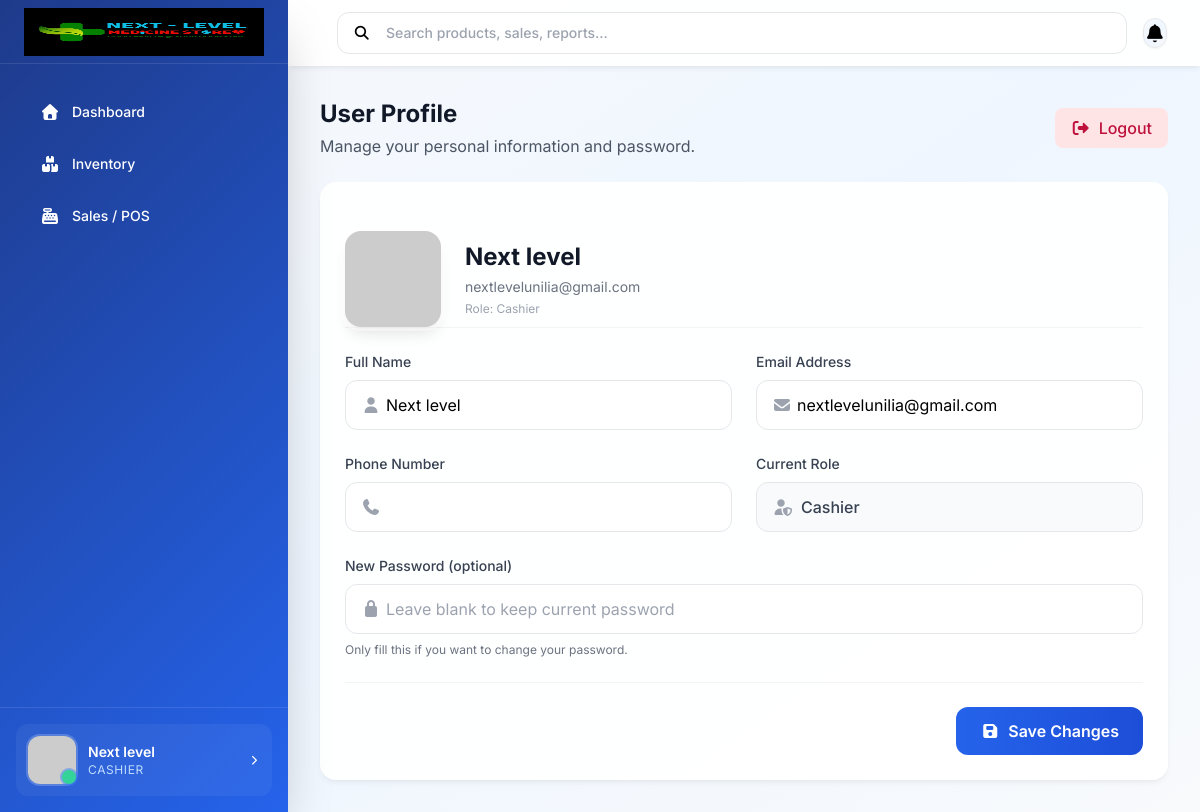
Screenshot of /?page=settings&view=user-profile (signed in) with the database file from the repository.
### tables this page shows
CREATE TABLE `users` (
  `id` int(11) NOT NULL,
  `name` varchar(100) NOT NULL,
  `email` varchar(150) NOT NULL,
  `phone` varchar(20) DEFAULT NULL,
  `password_hash` varchar(255) NOT NULL,
  `role` enum('admin','cashier','manager') DEFAULT 'cashier',
  `created_at` timestamp NOT NULL DEFAULT current_timestamp(),
  `last_activity` timestamp NULL DEFAULT NULL
);

### classes/User.php (called while the page is built, shortened)
<?php
class User
{
    private $conn;
    private $table = 'users';
    public function __construct($db)
    {
        $this->conn = $db;
    }
    public function getById($id)
    {
        $query = "SELECT id, name, email, phone, role, created_at, last_activity
                  FROM " . $this->table . "
                  WHERE id = :id";
        $stmt = $this->conn->prepare($query);
        $stmt->bindParam(':id', $id);
        $stmt->execute();
        return $stmt->fetch(PDO::FETCH_ASSOC);
    }
}
?>

### components/layout/mobile-menu.php (called while the page is built, shortened)
<?php
class MobileMenu
{
    public function __construct()
    {
        $this->user = $this->loadUser();
    }
    private function loadUser(): ?array
    {
        if (isset($_SESSION['user_id'])) {
            require_once __DIR__ . '/../../classes/User.php';
            $db = Database::getInstance()->getConnection();
            return (new User($db))->getById($_SESSION['user_id']);
        }
        return null;
    }
}

### pages/settings/user-profile.php (the view, shortened to what this page needs)
<?php
require_once __DIR__ . '/../../config/database.php';
require_once __DIR__ . '/../../classes/User.php';
$userId = $_SESSION['user_id'] ?? null;
$db_instance = Database::getInstance();
$conn = $db_instance->getConnection();
$userClass = new User($conn);
$user = $userClass->getById($userId);
?>
<div class="space-y-6 animate-slide-in">
    <div class="flex items-center justify-between">
        <div>
            <h1 class="text-2xl font-bold text-gray-900 mb-1">User Profile</h1>
            <p class="text-gray-600">Manage your personal information and password.</p>
        </div>
        <div class="flex items-center gap-4">
            <a href="<?= PathHelper::getBaseUrl() ?>/logout.php"
                class="px-4 py-2 bg-rose-100 text-rose-700 rounded-lg hover:bg-rose-200 transition-all flex items-center gap-2 font-medium"
                onclick="return confirm('Are you sure you want to log out?')">
                <i class="fas fa-sign-out-alt"></i>
                Logout
            </a>
        </div>
    </div>
    <div class="glassmorphism rounded-2xl shadow-lg p-6 border border-gray-100">
        <form id="userProfileForm" class="space-y-6">
            <div class="flex items-center gap-6 pb-6 border-b border-gray-100">
                <img src="https://ui-avatars.com/api/?name=<?= urlencode($user['name']) ?>&background=3b82f6&color=fff&size=96&bold=true"
                    class="w-24 h-24 rounded-2xl ring-4 ring-white/50 shadow-lg"
                    alt="<?= htmlspecialchars($user['name']) ?>">
                <div class="flex-1">
                    <h2 class="text-2xl font-bold text-gray-900"><?= htmlspecialchars($user['name']) ?></h2>
                    <p class="text-sm text-gray-500 mt-1"><?= htmlspecialchars($user['email']) ?></p>
                    <p class="text-xs text-gray-400 mt-1">Role: <?= htmlspecialchars(ucfirst($user['role'])) ?></p>
                </div>
            </div>
            <div class="grid grid-cols-1 md:grid-cols-2 gap-6 mt-6">
                <div>
                    <label for="name" class="block text-sm font-medium text-gray-700 mb-2">Full Name</label>
                    <div class="relative">
                        <i class="fas fa-user absolute left-4 top-1/2 -translate-y-1/2 text-gray-400"></i>
                        <input type="text" name="name" id="name" value="<?= htmlspecialchars($user['name']) ?>" required
                            class="w-full pl-10 pr-4 py-3 bg-white border border-gray-200 rounded-xl focus:ring-2 focus:ring-blue-500 focus:border-transparent transition">
                    </div>
                </div>
                <div>
                    <label for="email" class="block text-sm font-medium text-gray-700 mb-2">Email Address</label>
                    <div class="relative">
                        <i class="fas fa-envelope absolute left-4 top-1/2 -translate-y-1/2 text-gray-400"></i>
                        <input type="email" name="email" id="email" value="<?= htmlspecialchars($user['email']) ?>"
                            required
                            class="w-full pl-10 pr-4 py-3 bg-white border border-gray-200 rounded-xl focus:ring-2 focus:ring-blue-500 focus:border-transparent transition">
                    </div>
                </div>
                <div>
                    <label for="phone" class="block text-sm font-medium text-gray-700 mb-2">Phone Number</label>
                    <div class="relative">
                        <i class="fas fa-phone absolute left-4 top-1/2 -translate-y-1/2 text-gray-400"></i>
                        <input type="tel" name="phone" id="phone" value="<?= htmlspecialchars($user['phone'] ?? '') ?>"
                            class="w-full pl-10 pr-4 py-3 bg-white border border-gray-200 rounded-xl focus:ring-2 focus:ring-blue-500 focus:border-transparent transition">
                    </div>
                </div>
                <div>
                    <label class="block text-sm font-medium text-gray-700 mb-2">Current Role</label>
                    <div class="w-full px-4 py-3 bg-gray-50 border border-gray-200 rounded-xl flex items-center gap-2">
                        <i class="fas fa-user-shield text-gray-400"></i>
                        <span class="font-medium text-gray-700"><?= htmlspecialchars(ucfirst($user['role'])) ?></span>
                    </div>
                </div>
            </div>
            <div class="mt-6">
                <label for="password" class="block text-sm font-medium text-gray-700 mb-2">New Password
                    (optional)</label>
                <div class="relative">
                    <i class="fas fa-lock absolute left-4 top-1/2 -translate-y-1/2 text-gray-400"></i>
                    <input type="password" name="password" id="password"
                        placeholder="Leave blank to keep current password"
                        class="w-full pl-10 pr-4 py-3 bg-white border border-gray-200 rounded-xl focus:ring-2 focus:ring-blue-500 focus:border-transparent transition">
                </div>
                <p class="text-xs text-gray-500 mt-2">Only fill this if you want to change your password.</p>
            </div>
            <div class="flex justify-end mt-8 pt-6 border-t border-gray-100">
                <button type="submit" id="saveProfileBtn"
                    class="px-6 py-3 bg-gradient-to-r from-blue-600 to-blue-700 text-white rounded-xl hover:shadow-lg hover:-translate-y-0.5 transform transition-all font-semibold flex items-center gap-2">
                    <i class="fas fa-save"></i>Save Changes
                </button>
            </div>
        </form>
    </div>
</div>

### components/layout/sidebar.php (shortened to what this page needs)
<?php
class Sidebar
{
    private array $menuItems;
    private string $currentPage;
    private ?array $user = null;
    public function __construct(string $currentPage = 'dashboard')
    {
        $this->currentPage = $currentPage;
        $this->menuItems = $this->getMenuItems();
        $this->user = $this->loadUser();
    }
    private function loadUser(): ?array
    {
        if (isset($_SESSION['user_id'])) {
            require_once __DIR__ . '/../../classes/User.php';
            $db = Database::getInstance()->getConnection();
            return (new User($db))->getById($_SESSION['user_id']);
        }
        return null;
    }
    private function getMenuItems(): array
    {
        $items = [
            'dashboard' => [
                'label' => 'Dashboard',
                'icon' => 'fa-home',
                'url' => '#dashboard'
            ],
            'inventory' => [
                'label' => 'Inventory',
                'icon' => 'fa-boxes',
                'url' => '#inventory'
            ],
            'pos' => [
                'label' => 'Sales / POS',
                'icon' => 'fa-cash-register',
                'url' => '#pos'
            ],
            'reports' => [
                'label' => 'Reports',
                'icon' => 'fa-chart-line',
                'url' => '#reports'
            ],
            'settings' => [
                'label' => 'Settings',
                'icon' => 'fa-cog',
                'url' => PathHelper::page('settings')
            ]
        ];
        $role = $_SESSION['role'] ?? 'staff';
        if ($role !== 'admin') {
            unset($items['reports']);
            unset($items['settings']);
        }
        return $items;
    }
    public function render(): string
    {
        return <<<HTML
        <aside id="sidebar" class="fixed md:relative w-[280px] md:w-72 gradient-bg text-white flex flex-col
               transition-all duration-300 transform md:transform-none -translate-x-full md:translate-x-0 z-50 shadow-2xl overflow-hidden h-[100dvh]">
            <div class="h-16 flex items-center justify-between px-6 border-b border-white/10 md:backdrop-blur-sm">
                <div class="flex-1 flex items-center">
                    <img src="assets/Logo.jpeg" alt="Logo" class="h-12 w-full object-contain object-left filter brightness-0 invert opacity-90">
                </div>
                <button id="sidebarToggle" class="p-2 text-slate-500 hover:bg-slate-100 rounded-lg transition md:hidden">
                    <i class="fas fa-times"></i>
                </button>
            </div>
            <nav class="flex-1 px-4 py-6 space-y-1 custom-scrollbar overflow-y-auto">
                {$this->renderMenuItems()}
            </nav>
            {$this->renderUserProfile()}
        </aside>
        HTML;
    }
    private function renderMenuItems(): string
    {
        $items = '';
        foreach ($this->menuItems as $key => $item) {
            $isActive = false;
            if ($key === 'settings') {
                $isActive = ($this->currentPage === 'settings');
            } else {
                $isActive = ($this->currentPage === $key);
            }
            $activeClass = $isActive
                ? 'bg-white/10 text-white shadow-lg border-r-4 border-blue-400 backdrop-blur-sm'
                : 'text-blue-100 hover:bg-white/5 hover:text-white hover:translate-x-1';
            $pageUrl = PathHelper::page($key);
            $items .= <<<HTML
            <a href="{$pageUrl}"
               class="flex items-center gap-3 px-6 py-3.5 rounded-xl transition-all duration-200 group {$activeClass}"
               data-page="{$key}">
                <i class="fas {$item['icon']} w-5 text-center group-hover:scale-110 transition-transform"></i>
                <span class="font-medium text-sm">{$item['label']}</span>
            </a>
            HTML;
        }
        return $items;
    }
    private function renderUserProfile(): string
    {
        $userProfileUrl = PathHelper::page('settings', ['view' => 'user-profile']);
        $userName = htmlspecialchars($this->user['name'] ?? 'User');
        $userRole = htmlspecialchars($this->user['role'] ?? 'Staff');
        $avatarUrl = "https://ui-avatars.com/api/?name=" . urlencode($userName) . "&background=3b82f6&color=fff&bold=true";
        return <<<HTML
        <div class="p-4 border-t border-white/10 bg-black/5">
            <div onclick="window.location.href='{$userProfileUrl}'" class="flex items-center gap-3 px-3 py-3 bg-white/5 rounded-xl hover:bg-white/10 transition cursor-pointer group">
                <div class="relative">
                    <img src="{$avatarUrl}" alt="{$userName}" class="w-12 h-12 rounded-xl ring-2 ring-white/20">
                    <div class="absolute bottom-0 right-0 w-3.5 h-3.5 bg-emerald-400 rounded-full ring-2
                         ring-blue-800 pulse-dot"></div>
                </div>
                <div class="nav-text flex-1">
                    <p class="font-semibold text-sm">{$userName}</p>
                    <p class="text-xs text-blue-200 uppercase tracking-wider">{$userRole}</p>
                </div>
                <i class="fas fa-chevron-right text-[10px] text-blue-300 group-hover:translate-x-0.5 transition-transform"></i>
            </div>
        </div>
        HTML;
    }
}

### assets/css/animations.css (style rules this page uses)
.animate-slide-in { animation: slideIn 0.3s ease-out forwards; }

### index.php (style rules this page uses)
* { font-family: 'Inter', sans-serif; }
.glassmorphism { background: rgba(255, 255, 255, 0.92); backdrop-filter: blur(20px); -webkit-backdrop-filter: blur(20px); border: 1px solid rgba(255, 255, 255, 0.6); box-shadow: 0 4px 6px -1px rgba(0, 0, 0, 0.05), 0 2px 4px -1px rgba(0, 0, 0, 0.03); transform: translateZ(0); -webkit-transform: translateZ(0); backface-visibility: hidden; -webkit-backface-visibility: hidden; }
.gradient-bg { background: linear-gradient(135deg, #1e3a8a 0%, #2563eb 100%); }

### rows the page displays
users: name "Next level", role "CASHIER", email "nextlevelunilia@gmail.com", role "Cashier"

### other values shown
$item['label'] "Dashboard"
$item['label'] "Inventory"
$item['label'] "Sales / POS"
